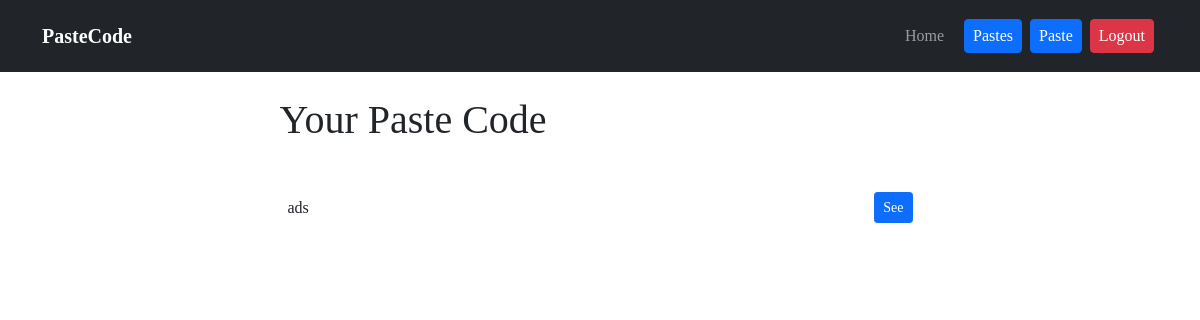
The page /pastes (signed in) on the database as committed earlier.
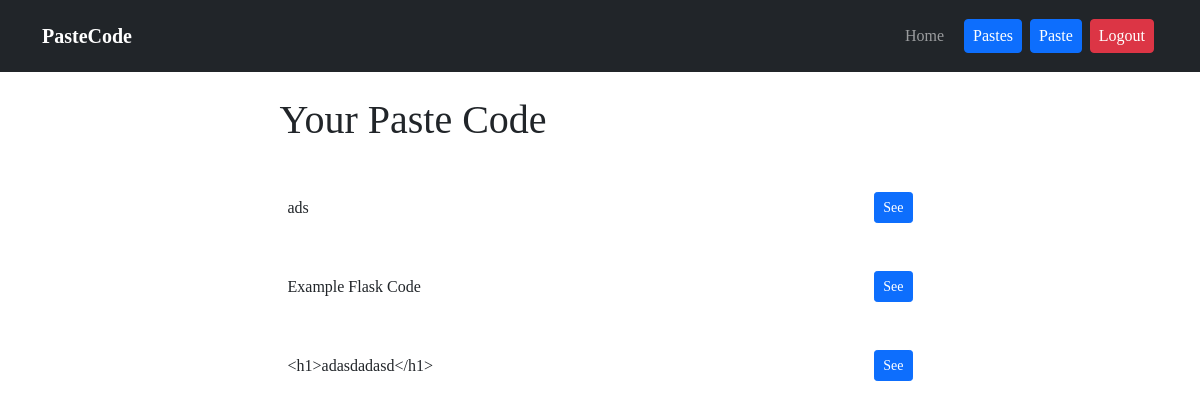
The same page on the database as committed later.
### website/models.py (models this page shows)
class Paste(db.Model):
    id = db.Column(db.Integer, primary_key=True)
    title = db.Column(db.String(128))
    code = db.Column(db.Text, nullable=False)
    user_id = db.Column(db.Integer, db.ForeignKey('user.id'), nullable=False)
    date_created = db.Column(db.DateTime(timezone=True), default=func.now(), nullable=False)

### website/views.py (the view)
@views.route('/pastes')
@login_required
def pastes():
    return render_template('pastes.html', user=current_user)

### website/__init__.py (called while the page is built)
def create_app():
    app = Flask(__name__)
    app.config['SECRET_KEY'] = 'secret_key_123_pastecode'
    app.config['SQLALCHEMY_DATABASE_URI'] = f'sqlite:///{DB_NAME}'
    app.config['SQLALCHEMY_TRACK_MODIFICATIONS'] = True
    db.init_app(app)
    from .views import views
    from .auth import auth
    from .models import User, Paste
    create_database(app)
    login_manager = LoginManager()
    login_manager.login_view = 'auth.login'
    login_manager.init_app(app)
    @login_manager.user_loader
    def load_user(id):
        return User.query.get(int(id))
    app.register_blueprint(views, url_prefix='/')
    app.register_blueprint(auth, url_prefix='/')
    return app

### website/templates/pastes.html (shortened to what this page needs)
{% extends 'base.html' %}
{% block content %}
<div class="col-md-7 mx-auto">
    <h1 class="mb-4">Your Paste Code</h1>
    {% if user.pastes %}
    {% for paste in user.pastes %}
    <div class="py-4 px-2 d-flex justify-content-between align-items-center">
        <h6 class="fw-normal mb-0">{{ paste.title }}</h6>
        <a href="/{{ paste.id }}" class="btn btn-sm btn-primary">See</a>
    </div>
    {% endfor %}
    {% else %}
    <p class="text-danger text-center fw-bold mt-5">Pastes not added yet, <a href="/paste">added here!</a></p>
    {% endif %}
</div>
{% endblock %}

### website/templates/base.html (shortened to what this page needs)
<!DOCTYPE html>
<html lang="en">
<head>
    <link rel="stylesheet" href="{{ url_for('static', filename='bootstrap5/css/bootstrap.min.css') }}">
    <link rel="stylesheet" href="{{ url_for('static', filename='css/main.css') }}">
</head>
<body>
    <nav class="navbar navbar-dark bg-dark py-3">
        <div class="container">
            <a class="navbar-brand fw-bold" href="/">PasteCode</a>
            <div class="d-flex justify-content-end align-items-center">
                <div class="navbar-nav">
                    <a class="nav-link mx-2 px-2" href="/">Home</a>
                </div>
                {% if user.is_authenticated %}
                <div class="navbar-nav">
                    <a class="nav-link btn btn-primary py-1 text-white mx-1 px-2" href="/pastes">Pastes</a>
                </div>
                <div class="navbar-nav">
                    <a class="nav-link btn btn-primary py-1 text-white mx-1 px-2" href="/paste">Paste</a>
                </div>
                <div class="navbar-nav">
                    <a class="nav-link btn btn-danger py-1 text-white mx-1 px-2" href="/logout">Logout</a>
                </div>
                {% endif %}
            </div>
        </div>
    </nav>
    <div class="container mt-4">
        <div class="row">
            {% block content %}{% endblock %}
        </div>
    </div>
</body>
</html>

### website/static/css/main.css (style rules this page uses)
* { font-family: "Fira Sans"; }

Rows that differ between the two databases and show on the page:
added Paste: title "Example Flask Code"
added Paste: title "<h1>adasdadasd</h1>"
